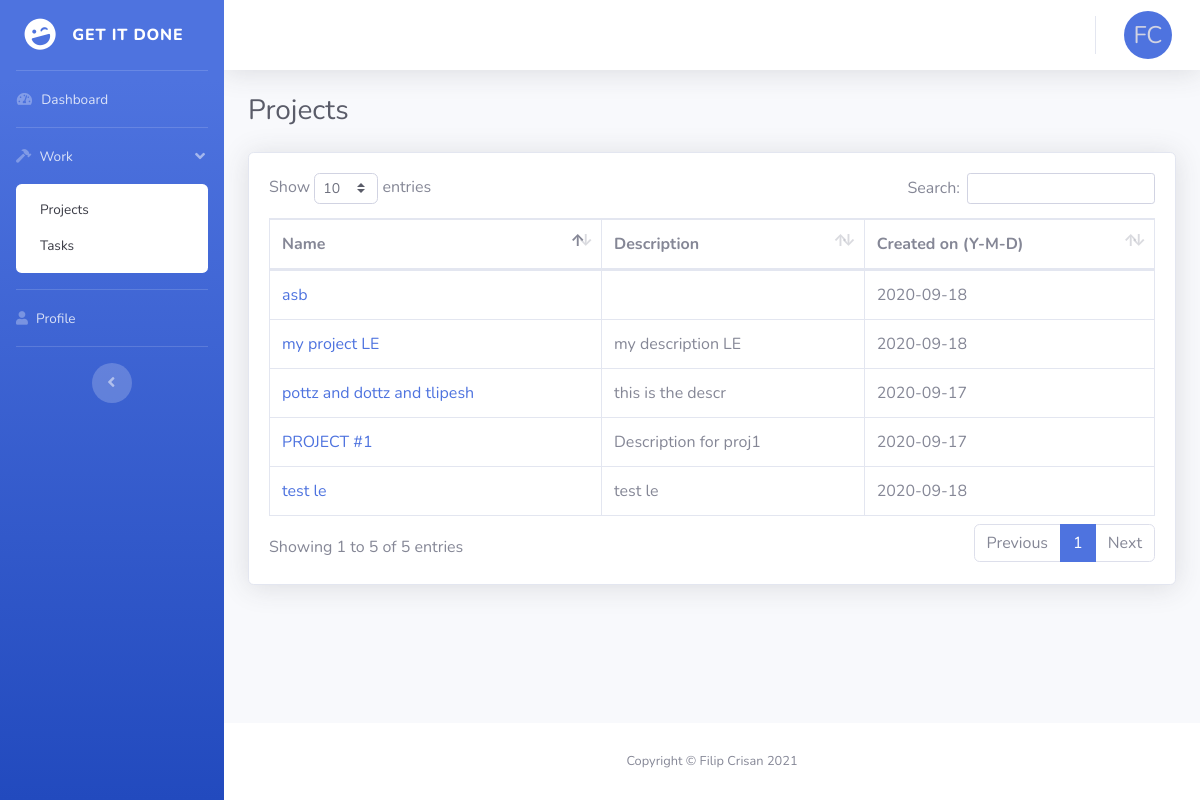
The page /projects (signed in) on the database its author committed.
### repository/models.py (models this page shows)
class User(db.Model, UserMixin):
    id = db.Column(db.Integer, primary_key=True)
    first_name = db.Column(db.String(100))
    last_name = db.Column(db.String(100))
    email = db.Column(db.String(100), unique=True)
    password = db.Column(db.String(100))
    re_pass = db.Column(db.String(100))
    tasks = db.relationship('Task', backref='assigned_to')

class Project(db.Model, UserMixin):
    id = db.Column(db.Integer, primary_key=True)
    name = db.Column(db.String(100), unique=True)
    description = db.Column(db.String(200))
    creation_date = db.Column(db.DateTime, nullable=False, default=datetime.utcnow)
    created_on = db.Column(db.DateTime)
    tasks = db.relationship('Task', backref='in_project')
    users = db.relationship('User', secondary=user_project, backref=db.backref('assigned_projects', lazy='dynamic'))

### services/projects.py (the view)
@projects_bp.route('/projects')
@login_required
def projects():
    data = []
    for proj in current_user.assigned_projects:
        data.append(proj)
    return render_template('projects.html', data=data)

### start.py (called while the page is built)
@login_manager.user_loader
def load_user(user_id):
    return User.query.get(int(user_id))

### templates/projects.html (shortened to what this page needs)
<!DOCTYPE html>
<html lang="en">
<head>
  <link rel="stylesheet" href="https://use.fontawesome.com/releases/v5.12.1/css/all.css">
  <link href="{{ url_for('static', filename='all.min.css') }}" rel="stylesheet" type="text/css">
  <link href="{{ url_for('static', filename='sb-admin-2.min.css') }}" rel="stylesheet">
  <link href="{{ url_for('static', filename='dataTables.bootstrap4.min.css') }}" rel="stylesheet">
</head>
<body id="page-top">
  <div id="wrapper">
    <ul class="navbar-nav bg-gradient-primary sidebar sidebar-dark accordion" id="accordionSidebar">
      <a class="sidebar-brand d-flex align-items-center justify-content-center" href="/">
        <div class="sidebar-brand-icon rotate-n-15">
          <i class="fas fa-laugh-wink"></i>
        </div>
        <div class="sidebar-brand-text mx-3">Get It Done</div>
      </a>
      <hr class="sidebar-divider my-0">
      <li class="nav-item">
        <a class="nav-link" href="/">
          <i class="fas fa-fw fa-tachometer-alt"></i>
          <span>Dashboard</span></a>
      </li>
      <hr class="sidebar-divider my-0">
      <li class="nav-item">
        <a class="nav-link" href="#" data-toggle="collapse" data-target="#collapseTwo" aria-expanded="true" aria-controls="collapseTwo">
          <i class="fas fa-hammer"></i>
          <span>Work</span>
        </a>
        <div id="collapseTwo" class="collapse show" aria-labelledby="headingTwo" data-parent="#accordionSidebar">
          <div class="bg-white py-2 collapse-inner rounded">
            <a class="collapse-item" href="projects">Projects</a>
            <a class="collapse-item" href="tasks">Tasks</a>
          </div>
        </div>
      </li>
      <hr class="sidebar-divider my-0">
      <li class="nav-item">
        <a class="nav-link" href="/profile">
          <i class="fas fa-user fa-chart-area"></i>
          <span>Profile</span></a>
      </li>
      <hr class="sidebar-divider d-none d-md-block">
      <div class="text-center d-none d-md-inline">
        <button class="rounded-circle border-0" id="sidebarToggle"></button>
      </div>
    </ul>
    <div id="content-wrapper" class="d-flex flex-column">
      <div id="content">
        <nav class="navbar navbar-expand navbar-light bg-white topbar mb-4 static-top shadow">
          <ul class="navbar-nav ml-auto">
            <li class="nav-item dropdown no-arrow">
              <a class="nav-link dropdown-toggle" href="#" id="userDropdown" role="button" data-toggle="dropdown" aria-haspopup="true" aria-expanded="false">
                <div class="circle">
                  <span class="initials">{{ current_user.first_name[0] }}{{ current_user.last_name[0] }}</span>
                </div>
              </a>
            </li>
          </ul>
        </nav>
        <div class="container-fluid">
          <div class="d-sm-flex align-items-center justify-content-between mb-4">
            <h1 class="h3 mb-0 text-gray-800">Projects</h1>
          </div>
          <div class="card shadow mb-4">
            <div class="card-body">
              <div class="table-responsive">
                <table class="table table-bordered" id="dataTable" width="100%" cellspacing="0">
                  <thead>
                    <tr>
                      <th>Name</th>
                      <th>Description</th>
                      <th>Created on (Y-M-D)</th>
                    </tr>
                  </thead>
                  <tbody>
                    {% for proj in data: %}
                    <tr>
                      <td> <a href="{{ url_for('projects.curr_proj', id=proj.id)}}">{{ proj.name }}</a> </td>
                      <td> {{ proj.description }} </td>
                      <td> {{ proj.creation_date.date() }} </td>
                    </tr>
                    {% endfor %}
                  </tbody>
                </table>
              </div>
            </div>
          </div>
        </div>
      </div>
      <footer class="sticky-footer bg-white">
        <div class="container my-auto">
          <div class="copyright text-center my-auto">
            <span>Copyright &copy; Filip Crisan 2021</span>
          </div>
        </div>
      </footer>
    </div>
  </div>
</body>
</html>

### templates/projects.html (style rules this page uses)
:root { --avatar-size: 3rem; }
.circle { background-color: #4e73df; border-radius: 50%; height: var(--avatar-size); text-align: center; width: var(--avatar-size); }
.initials { font-size: calc(var(--avatar-size) / 2); line-height: 1; position: relative; top: calc(var(--avatar-size) / 4); }

### rows shown on the page
User: first_name "F", last_name "C"
Project: name "PROJECT #1", description "Description for proj1", creation_date "2020-09-17"
Project: name "pottz and dottz and tlipesh", description "this is the descr", creation_date "2020-09-17"
Project: name "my project LE", description "my description LE", creation_date "2020-09-18"
Project: name "test le", description "test le", creation_date "2020-09-18"
Project: name "asb", creation_date "2020-09-18"
